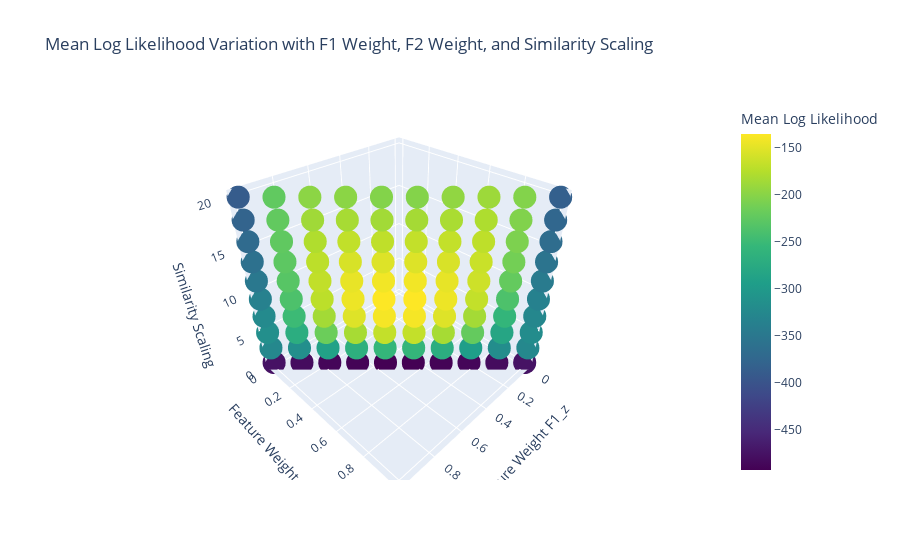

This figure's notebook cell:
### Code cell
import numpy as np
import pandas as pd
from scipy.spatial.distance import euclidean
from collections import defaultdict
from sklearn.model_selection import GroupKFold
from sklearn.metrics import log_loss, accuracy_score
import random
import matplotlib.pyplot as plt
from sklearn.preprocessing import LabelBinarizer
from itertools import product
from scipy.stats import zscore
import plotly.express as px
from scipy.optimize import minimize
import seaborn as sns

# Load dataset
print("Loading dataset...")
data = pd.read_csv(r'D:\University of Rochester\Fall24\RA - Florian\Code\Li_Xie_2020_L1_vowels_statistics_general.csv')
print("Dataset loaded successfully.")

# Compute z-scores for F1 and F2
print("Computing z-scores for F1 and F2...")
data['F1_z'] = zscore(data['F1_gm'])
data['F2_z'] = zscore(data['F2_gm'])
print("Z-scores computed.")

# Define sigma (fixed noise sigma for optimization)
fixed_sigma = 1.0  # Fixed noise sigma

# Free parameters for distance and similarity
distance_exponent = 2  # Exponent of the distance

# Feature indices for F1 and F2 (z-scored)
feature_indices = ['F1_z', 'F2_z']  # Using standardized F1 and F2

# Add noise to features
def add_noise(features, noise_level):
    # Ensure the scale parameter is non-negative by taking the absolute value of the feature
    return [f + np.random.normal(0, noise_level * abs(f)) for f in features]

# Compute weighted Euclidean distance with exponent
def compute_distance(input_features, exemplar_features, weights, exponent):
    weighted_diff = weights * (np.array(input_features) - np.array(exemplar_features))
    distance = np.sum(np.abs(weighted_diff) ** exponent) ** (1/exponent)
    return distance

# Compute similarity using Gaussian function with scaling factor
def compute_similarity(input_features, exemplar_features, weights, exponent, scaling, sigma):
    dist = compute_distance(input_features, exemplar_features, weights, exponent)
    return np.exp(- (scaling * dist) ** 2 / (2 * sigma ** 2))

# Predict posterior probabilities based on exemplars
def predict_posterior(input_features, exemplars, weights, exponent, scaling, sigma, prior):
    category_similarities = {}
    total_similarity = 0
    for category, ex_list in exemplars.items():
        sim_sum = sum(compute_similarity(input_features, ex, weights, exponent, scaling, sigma) for ex in ex_list)
        category_similarities[category] = sim_sum
        total_similarity += sim_sum
    if total_similarity == 0:
        return None
    # Apply prior
    posteriors = {cat: (sim_sum * prior.get(cat, 1.0)) for cat, sim_sum in category_similarities.items()}
    total_posterior = sum(posteriors.values())
    # Avoid division by zero
    if total_posterior == 0:
        return None
    posteriors = {cat: (sim / total_posterior) for cat, sim in posteriors.items()}
    return posteriors

# Cross-validation setup
print("Setting up cross-validation...")
group_kfold = GroupKFold(n_splits=5)  # Reduced from 17 to 5 for better fold sizes
groups = data['Talker']
print("Cross-validation setup complete.")

# Define uniform prior
unique_categories = sorted(data['Vowel'].unique())
prior = {cat: 1.0 for cat in unique_categories}  # Uniform prior
print(f"Unique categories: {unique_categories}")

# Function to calculate log likelihood for a single prediction
def calculate_log_likelihood(true_label, posterior, classes):
    if posterior is None:
        return 0
    prob = posterior.get(true_label, 1e-10)
    # Ensure probability is not zero or negative
    prob = max(prob, 1e-10)
    return np.log(prob)

# Function to perform cross-validation and evaluate the model
def evaluate_model(data, sigma, noise_level, group_kfold, groups, weights, exponent, scaling, prior):
    print(f"Evaluating model with sigma={sigma}, noise_level={noise_level}, weights={weights}, scaling={scaling}")
    log_likelihoods = []
    
    fold = 1
    for train_idx, test_idx in group_kfold.split(data, groups=groups):
        print(f"  Processing fold {fold}...")
        train_data, test_data = data.iloc[train_idx], data.iloc[test_idx]
        exemplars_train = defaultdict(list)
        
        # Train exemplars with added noise
        for _, row in train_data.iterrows():
            category = row['Vowel']
            features = row[feature_indices].tolist()
            noisy = add_noise(features, noise_level)
            if not np.any(np.isnan(noisy)) and not np.any(np.isinf(noisy)):
                exemplars_train[category].append(noisy)
        
        true_labels = []
        preds_posteriors = []
        
        # Predict on test set
        for _, row in test_data.iterrows():
            true = row['Vowel']
            input_feat = row[feature_indices].tolist()
            noisy_input = add_noise(input_feat, noise_level)
            if not np.any(np.isnan(noisy_input)) and not np.any(np.isinf(noisy_input)):
                posteriors = predict_posterior(noisy_input, exemplars_train, weights, exponent, scaling, sigma, prior)
                if posteriors:
                    preds_posteriors.append(posteriors)
                    true_labels.append(true)
        
        if true_labels:
            # Calculate log likelihood
            fold_log_likelihood = sum([calculate_log_likelihood(t, p, unique_categories) for t, p in zip(true_labels, preds_posteriors)])
            log_likelihoods.append(fold_log_likelihood)
            
            print(f"  Fold {fold} - Log Likelihood: {fold_log_likelihood:.4f}")
        else:
            print(f"  Fold {fold} - No valid predictions.")
        fold += 1
    
    # Aggregate results
    mean_ll = np.mean(log_likelihoods) if log_likelihoods else np.nan
    print(f"  Mean Log Likelihood: {mean_ll:.4f}")
    
    return mean_ll  # Return only mean log likelihood

# Combined objective function for optimization
def objective_function(params):
    weight_f1, weight_f2, scaling = params
    # Ensure weights sum to 1
    if not np.isclose(weight_f1 + weight_f2, 1.0):
        return np.inf  # Penalize if weights do not sum to 1
    # Ensure weights are within bounds (0 to 1)
    if not (0.0 <= weight_f1 <= 1.0) or not (0.0 <= weight_f2 <= 1.0):
        return np.inf
    # Ensure scaling is positive
    if scaling <= 0:
        return np.inf
    weights_array = np.array([weight_f1, weight_f2])
    mean_ll = evaluate_model(
        data, fixed_sigma, noise_level_fixed, group_kfold, groups, weights_array, distance_exponent, scaling, prior
    )
    # We aim to maximize log likelihood
    # Since optimization functions minimize, return the negative
    return -mean_ll

# Optimization bounds for weights (0 to 1) and similarity scaling (0 to inf)
bounds = [
    (0.0, 1.0),  # weight_F1
    (0.0, 1.0),  # weight_F2
    (1e-5, None)  # similarity_scaling, set lower bound to a small positive number to avoid division by zero
]

# Initial guess
initial_guess = [0.5, 0.5, 0]  # [weight_f1, weight_f2, similarity_scaling]

# Fixed noise level
noise_level_fixed = 0.0  # Fixed noise level set to 0

# Constraints: weights must sum to 1
constraints = {
    'type': 'eq',
    'fun': lambda x: x[0] + x[1] - 1.0  # weight_f1 + weight_f2 = 1
}

# Perform optimization using scipy.optimize.minimize with SLSQP method
print("Starting parameter optimization using scipy.optimize.minimize...")
result = minimize(
    objective_function,
    initial_guess,
    method='SLSQP',
    bounds=bounds,
    constraints=constraints,
    options={'disp': True, 'maxiter': 90}
)

if result.success:
    optimized_weight_f1, optimized_weight_f2, optimized_scaling = result.x
    print(f"\nOptimization successful!")
    print(f"Optimized Feature Weight F1_z: {optimized_weight_f1:.4f}")
    print(f"Optimized Feature Weight F2_z: {optimized_weight_f2:.4f}")
    print(f"Optimized Similarity Scaling: {optimized_scaling:.4f}")
else:
    print("\nOptimization failed.")
    print(result.message)

# ------------------ Grid Search for Heatmap ------------------

# Define fine-grained parameter ranges for heatmap
feature_weight_f1_grid = np.linspace(0.0, 1.0, 10)  # 10 steps for higher resolution
feature_weight_f2_grid = np.linspace(0.0, 1.0, 10)  # 10 steps for higher resolution
similarity_scaling_grid = np.linspace(0.5, 20, 10)  # Similarity scaling from 0.5 to 2.0

heatmap_results = []

print("\nStarting grid search for heatmap visualization...")
total_iterations = len(feature_weight_f1_grid) * len(feature_weight_f2_grid) * len(similarity_scaling_grid)
current_iteration = 1

for fw1 in feature_weight_f1_grid:
    for fw2 in feature_weight_f2_grid:
        # Ensure weights sum to 1
        if not np.isclose(fw1 + fw2, 1.0):
            continue
        for ss in similarity_scaling_grid:
            print(f"Evaluating combination {current_iteration}/{total_iterations}: F1 Weight={fw1:.2f}, F2 Weight={fw2:.2f}, Scaling={ss:.2f}")
            weights_array = np.array([fw1, fw2])
            mean_ll = evaluate_model(
                data, fixed_sigma, noise_level_fixed, group_kfold, groups, weights_array, distance_exponent, ss, prior
            )
            heatmap_results.append({
                'weight_f1': fw1,
                'weight_f2': fw2,
                'similarity_scaling': ss,
                'mean_log_likelihood': mean_ll
            })
            current_iteration += 1

# Convert heatmap_results to DataFrame
heatmap_df = pd.DataFrame(heatmap_results)

# ------------------ Visualization ------------------

# 3D Heatmap using Plotly
fig_3d = px.scatter_3d(
    heatmap_df,
    x='weight_f1',
    y='weight_f2',
    z='similarity_scaling',
    color='mean_log_likelihood',
    title='Mean Log Likelihood Variation with F1 Weight, F2 Weight, and Similarity Scaling',
    labels={
        'weight_f1': 'Feature Weight F1_z',
        'weight_f2': 'Feature Weight F2_z',
        'similarity_scaling': 'Similarity Scaling',
        'mean_log_likelihood': 'Mean Log Likelihood'
    },
    color_continuous_scale='Viridis'
)
fig_3d.show()

# # 2D Heatmaps for different similarity scaling levels
# plt.figure(figsize=(20, 16))
# for idx, scaling in enumerate(similarity_scaling_grid):
#     plt.subplot(4, 3, idx+1)
#     subset = heatmap_df[heatmap_df['similarity_scaling'] == scaling]
#     pivot_table = subset.pivot(index='weight_f2', columns='weight_f1', values='mean_log_likelihood')
#     sns.heatmap(pivot_table, cmap='viridis', annot=False, cbar=idx==0)
#     plt.title(f'Similarity Scaling = {scaling:.2f}')
#     plt.xlabel('Feature Weight F1_z')
#     plt.ylabel('Feature Weight F2_z')

# plt.tight_layout()
# plt.show()

### Figure 1 — Plotly figure (JSON) as saved in the notebook; plotly's stock layout.template omitted (floating-point values rounded to 4 significant figures)
{"data": [{"hovertemplate": "Feature Weight F1_z=%{x}<br>Feature Weight F2_z=%{y}<br>Similarity Scaling=%{z}<br>Mean Log Likelihood=%{marker.color}<extra></extra>", "legendgroup": "", "marker": {"color": [-474.7, -325.7, -319.6, -326.6, -334.8, -344.8, -355.3, -365.6, -374.8, -383.6, -481.6, -318.1, -282.4, -258.3, -237.7, -221.9, -212.2, -206.7, -204.2, -203.4, -486.9, -294.7, -221.7, -184.7, -167.8, -162.2, -164.2, -170.3, -179.0, -188.6, -490.6, -270.8, -183.6, -152.6, -144.4, -147.6, -156.3, -167.4, -181.2, -195.6, -492.5, -257.1, -167.7, -140.3, -135.7, -141.7, -153.6, -167.9, -184.1, -202.7, -492.5, -256.4, -167.8, -140.2, -135.7, -141.6, -153.5, -169.7, -185.9, -203.0, -490.7, -267.8, -183.4, -152.7, -144.4, -147.2, -156.5, -168.6, -183.1, -198.6, -487.1, -289.8, -217.1, -185.4, -171.5, -168.7, -171.4, -178.1, -187.1, -198.4, -481.7, -315.9, -270.9, -249.4, -238.0, -231.2, -227.1, -225.0, -223.4, -224.2, -474.7, -326.0, -314.8, -323.0, -336.1, -348.8, -359.6, -369.0, -379.0, -388.9], "coloraxis": "coloraxis", "symbol": "circle"}, "mode": "markers", "name": "", "scene": "scene", "showlegend": false, "type": "scatter3d", "x": [0, 0, 0, 0, 0, 0, 0, 0, 0, 0, 0.1111, 0.1111, 0.1111, 0.1111, 0.1111, 0.1111, 0.1111, 0.1111, 0.1111, 0.1111, 0.2222, 0.2222, 0.2222, 0.2222, 0.2222, 0.2222, 0.2222, 0.2222, 0.2222, 0.2222, 0.3333, 0.3333, 0.3333, 0.3333, 0.3333, 0.3333, 0.3333, 0.3333, 0.3333, 0.3333, 0.4444, 0.4444, 0.4444, 0.4444, 0.4444, 0.4444, 0.4444, 0.4444, 0.4444, 0.4444, 0.5556, 0.5556, 0.5556, 0.5556, 0.5556, 0.5556, 0.5556, 0.5556, 0.5556, 0.5556, 0.6667, 0.6667, 0.6667, 0.6667, 0.6667, 0.6667, 0.6667, 0.6667, 0.6667, 0.6667, 0.7778, 0.7778, 0.7778, 0.7778, 0.7778, 0.7778, 0.7778, 0.7778, 0.7778, 0.7778, 0.8889, 0.8889, 0.8889, 0.8889, 0.8889, 0.8889, 0.8889, 0.8889, 0.8889, 0.8889, 1, 1, 1, 1, 1, 1, 1, 1, 1, 1], "y": [1, 1, 1, 1, 1, 1, 1, 1, 1, 1, 0.8889, 0.8889, 0.8889, 0.8889, 0.8889, 0.8889, 0.8889, 0.8889, 0.8889, 0.8889, 0.7778, 0.7778, 0.7778, 0.7778, 0.7778, 0.7778, 0.7778, 0.7778, 0.7778, 0.7778, 0.6667, 0.6667, 0.6667, 0.6667, 0.6667, 0.6667, 0.6667, 0.6667, 0.6667, 0.6667, 0.5556, 0.5556, 0.5556, 0.5556, 0.5556, 0.5556, 0.5556, 0.5556, 0.5556, 0.5556, 0.4444, 0.4444, 0.4444, 0.4444, 0.4444, 0.4444, 0.4444, 0.4444, 0.4444, 0.4444, 0.3333, 0.3333, 0.3333, 0.3333, 0.3333, 0.3333, 0.3333, 0.3333, 0.3333, 0.3333, 0.2222, 0.2222, 0.2222, 0.2222, 0.2222, 0.2222, 0.2222, 0.2222, 0.2222, 0.2222, 0.1111, 0.1111, 0.1111, 0.1111, 0.1111, 0.1111, 0.1111, 0.1111, 0.1111, 0.1111, 0, 0, 0, 0, 0, 0, 0, 0, 0, 0], "z": [0.5, 2.667, 4.833, 7, 9.167, 11.33, 13.5, 15.67, 17.83, 20, 0.5, 2.667, 4.833, 7, 9.167, 11.33, 13.5, 15.67, 17.83, 20, 0.5, 2.667, 4.833, 7, 9.167, 11.33, 13.5, 15.67, 17.83, 20, 0.5, 2.667, 4.833, 7, 9.167, 11.33, 13.5, 15.67, 17.83, 20, 0.5, 2.667, 4.833, 7, 9.167, 11.33, 13.5, 15.67, 17.83, 20, 0.5, 2.667, 4.833, 7, 9.167, 11.33, 13.5, 15.67, 17.83, 20, 0.5, 2.667, 4.833, 7, 9.167, 11.33, 13.5, 15.67, 17.83, 20, 0.5, 2.667, 4.833, 7, 9.167, 11.33, 13.5, 15.67, 17.83, 20, 0.5, 2.667, 4.833, 7, 9.167, 11.33, 13.5, 15.67, 17.83, 20, 0.5, 2.667, 4.833, 7, 9.167, 11.33, 13.5, 15.67, 17.83, 20]}], "layout": {"coloraxis": {"colorbar": {"title": {"text": "Mean Log Likelihood"}}, "colorscale": [[0, "#440154"], [0.1111, "#482878"], [0.2222, "#3e4989"], [0.3333, "#31688e"], [0.4444, "#26828e"], [0.5556, "#1f9e89"], [0.6667, "#35b779"], [0.7778, "#6ece58"], [0.8889, "#b5de2b"], [1, "#fde725"]]}, "legend": {"tracegroupgap": 0}, "scene": {"domain": {"x": [0, 1], "y": [0, 1]}, "xaxis": {"title": {"text": "Feature Weight F1_z"}}, "yaxis": {"title": {"text": "Feature Weight F2_z"}}, "zaxis": {"title": {"text": "Similarity Scaling"}}}, "title": {"text": "Mean Log Likelihood Variation with F1 Weight, F2 Weight, and Similarity Scaling"}}}
